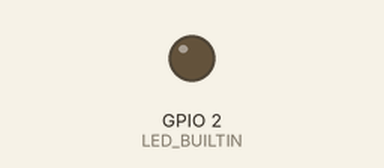
A sketch run on a simulated ESP8266 (NodeMCU). Shown: output pins drawn as LEDs (lit = HIGH, except the on-board LED, lit = LOW). WiFi joins after 1.5 s; servers stay silent unless stated; what the sketch prints to the serial monitor is not drawn.

Above: at 1.5 s.
At 2.9 s:
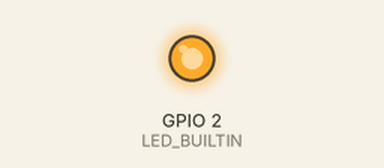
Timing chart, 0 to 4.4 s (numbered marks = the images above):
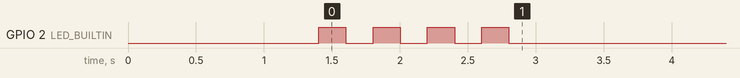

The sketch:

Utility_OTA_LED_Status.ino
```cpp
#include <ArduinoOTA.h>          // 👉 Bibliothek für Over-The-Air Updates (OTA)
#include "wifi_connect.h"        // 👉 Eigene WiFi-Verbindungs-Bibliothek (z.B. wifi_connect-Funktion)

// 📶 WLAN-Zugangsdaten (hier freies WLAN ohne Passwort)
const char* ssid = "WIFI NAME";
const char* password = "PASSWORD";       //

void setup()
{
  Serial.begin(115200);          // 👉 Serielle Schnittstelle starten (für Debug-Ausgaben)
  delay(1000);                  // 👉 Kleiner Wartezeit-Puffer, damit alles stabil startet
  Serial.println("\n");               // 👉 Kleiner Wartezeit-Puffer, damit alles stabil startet
  Serial.print("Programmname: ");
  Serial.println(__FILE__);
  delay(200);

  wifi_connect(ssid, password);  // 👉 WLAN-Verbindung aufbauen (eigene Funktion aus wifi_connect.h)

  // 👉 OTA Update-Name setzen, damit man das Gerät im Netzwerk erkennen kann
  ArduinoOTA.setHostname("OTA_NAME");

  // 👉 OTA Passwort setzen, damit nur autorisierte Geräte Updates machen können
  ArduinoOTA.setPassword("Password");

  // 👉 OTA-Service starten (damit OTA-Updates empfangen werden können)
  ArduinoOTA.begin();
}

void loop()
{
  ArduinoOTA.handle();           // 👉 OTA-Dienst überwachen, damit Updates erkannt und verarbeitet werden
}
```

wifi_connect.h
```cpp
#ifndef WIFI_CONNECT_H_
#define WIFI_CONNECT_H_

// 👉 Je nach ESP-Typ die passende WLAN-Bibliothek einbinden
#if defined(ESP8266)
  #include <ESP8266WiFi.h>
  #define LED_ON  LOW   // LED ist invertiert beim ESP8266
  #define LED_OFF HIGH
#elif defined(ESP32)
  #include <WiFi.h>
  #define LED_BUILTIN 2
  #define LED_ON  HIGH  // LED ist normal geschaltet beim ESP32
  #define LED_OFF LOW
#else
  #error "Nur ESP8266 oder ESP32 werden unterstützt"
#endif

// 👉 Diese Funktion verbindet das Gerät mit dem WLAN und zeigt Netzwerkdetails an
void wifi_connect(const char* ssid, const char* password)
{
  pinMode(LED_BUILTIN, OUTPUT);
  digitalWrite(LED_BUILTIN, LED_OFF); // LED aus
  // 👉 Verhindert, dass SSID und Passwort dauerhaft im Flash gespeichert werden
  WiFi.persistent(false);

  // 👉 Setzt den ESP in den WLAN-Station-Modus (kein Access Point)
  WiFi.mode(WIFI_STA);

  // 👉 Automatische Wiederverbindung aktivieren, falls Verbindung verloren geht
  WiFi.setAutoReconnect(true);

  // 👉 Starte die Verbindung mit den übergebenen Zugangsdaten
  WiFi.begin(ssid, password);

// 👉 Zeilenumbruch für saubere Anzeige im Seriellen Monitor
  Serial.println("\n");

  // 👉 Ausgabe im seriellen Monitor
  Serial.print("📶 Verbinde mit WLAN: ");
  Serial.println(ssid);

  // 👉 Warte solange, bis das Gerät verbunden ist
  while (!WiFi.isConnected())
  {
    digitalWrite(LED_BUILTIN, LED_ON);  // LED an
    delay(200);
    digitalWrite(LED_BUILTIN, LED_OFF); // LED aus
    delay(200);
    Serial.print("."); //Wartepunkte auf dem seriellen Monitor...
  }


  // 👉 Verbindung erfolgreich: LED dauerhaft an
  digitalWrite(LED_BUILTIN, LED_ON);

  // 👉 Verbindung erfolgreich
  Serial.println("\n✅ WLAN verbunden!");

  // 👉 Zeige jetzt Informationen zum Netzwerk an
  Serial.println("🔎 Netzwerkinformationen:");

  // 👉 Zeige an, welcher ESP verwendet wird
#if defined(ESP8266)
  Serial.println("Modul: ESP8266");
#elif defined(ESP32)
  Serial.println("Modul: ESP32");
#endif

  // 👉 Zeige SSID (Name des WLANs)
  Serial.print("SSID: "); Serial.println(WiFi.SSID());

  // 👉 Zeige zugewiesene IP-Adresse
  Serial.print("IP-Adresse: "); Serial.println(WiFi.localIP());

  // 👉 Zeige MAC-Adresse (Hardware-Adresse)
  Serial.print("MAC-Adresse: "); Serial.println(WiFi.macAddress());

  // 👉 Zeige Signalstärke (RSSI = Received Signal Strength Indicator)
  Serial.print("RSSI: "); Serial.print(WiFi.RSSI()); Serial.println(" dBm");

  // 👉 Zeige Gateway-Adresse (z. B. dein Router)
  Serial.print("Gateway: "); Serial.println(WiFi.gatewayIP());

  // 👉 Zeige Subnetzmaske
  Serial.print("Subnetzmaske: "); Serial.println(WiFi.subnetMask());

  // 👉 Zeige DNS-Server (z. B. für Webseiten-Namen)
  Serial.print("DNS 1: "); Serial.println(WiFi.dnsIP(0));
  Serial.print("DNS 2: "); Serial.println(WiFi.dnsIP(1));

  // 👉 Trennlinie zur besseren Übersicht
  Serial.println("==============================");
}

#endif // WIFI_CONNECT_H_
```
